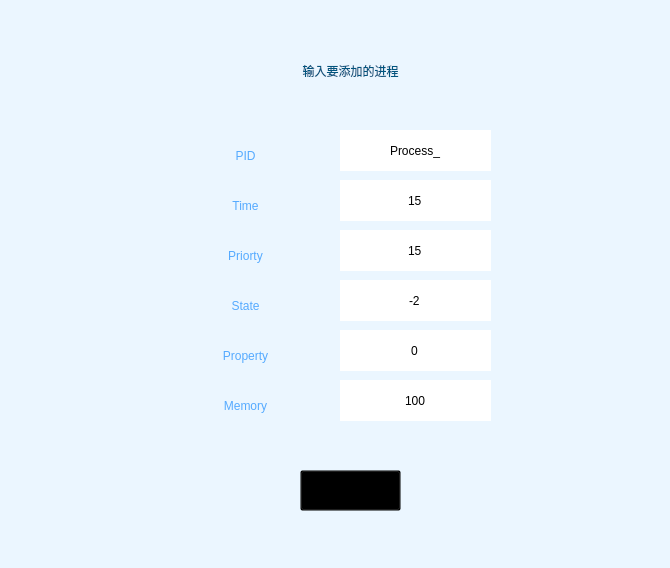
<?xml version="1.0" encoding="UTF-8"?>
<ui version="4.0">
 <class>Form</class>
 <widget class="QWidget" name="Form">
  <property name="geometry">
   <rect>
    <x>0</x>
    <y>0</y>
    <width>670</width>
    <height>568</height>
   </rect>
  </property>
  <property name="windowTitle">
   <string>进程添加</string>
  </property>
  <property name="styleSheet">
   <string notr="true">#Form{background-color: rgb(235, 246, 255);}
#pushButton {
	image:url(icon/6_1.png);
	background-color:transparent; 
}
#pushButton:hover{
	image:url(icon/6_2.png);
}</string>
  </property>
  <widget class="QLabel" name="label">
   <property name="geometry">
    <rect>
     <x>190</x>
     <y>40</y>
     <width>321</width>
     <height>61</height>
    </rect>
   </property>
   <property name="styleSheet">
    <string notr="true">color: rgb(0, 85, 127);
font: 17pt &quot;微软雅黑&quot;;</string>
   </property>
   <property name="text">
    <string>输入要添加的进程</string>
   </property>
   <property name="alignment">
    <set>Qt::AlignCenter</set>
   </property>
  </widget>
  <widget class="QLineEdit" name="lineEdit">
   <property name="geometry">
    <rect>
     <x>340</x>
     <y>130</y>
     <width>151</width>
     <height>41</height>
    </rect>
   </property>
   <property name="styleSheet">
    <string notr="true">background-color: rgb(255, 255, 255);
font: 12pt &quot;微软雅黑&quot;;</string>
   </property>
   <property name="text">
    <string>Process_</string>
   </property>
   <property name="frame">
    <bool>false</bool>
   </property>
   <property name="alignment">
    <set>Qt::AlignCenter</set>
   </property>
   <property name="placeholderText">
    <string/>
   </property>
   <property name="cursorMoveStyle">
    <enum>Qt::LogicalMoveStyle</enum>
   </property>
  </widget>
  <widget class="QLineEdit" name="lineEdit_2">
   <property name="geometry">
    <rect>
     <x>340</x>
     <y>180</y>
     <width>151</width>
     <height>41</height>
    </rect>
   </property>
   <property name="styleSheet">
    <string notr="true">background-color: rgb(255, 255, 255);
font: 12pt &quot;微软雅黑&quot;;</string>
   </property>
   <property name="text">
    <string>15</string>
   </property>
   <property name="frame">
    <bool>false</bool>
   </property>
   <property name="alignment">
    <set>Qt::AlignCenter</set>
   </property>
   <property name="placeholderText">
    <string/>
   </property>
  </widget>
  <widget class="QLineEdit" name="lineEdit_3">
   <property name="geometry">
    <rect>
     <x>340</x>
     <y>230</y>
     <width>151</width>
     <height>41</height>
    </rect>
   </property>
   <property name="styleSheet">
    <string notr="true">background-color: rgb(255, 255, 255);
font: 12pt &quot;微软雅黑&quot;;</string>
   </property>
   <property name="text">
    <string>15</string>
   </property>
   <property name="frame">
    <bool>false</bool>
   </property>
   <property name="alignment">
    <set>Qt::AlignCenter</set>
   </property>
   <property name="placeholderText">
    <string/>
   </property>
  </widget>
  <widget class="QLineEdit" name="lineEdit_4">
   <property name="geometry">
    <rect>
     <x>340</x>
     <y>280</y>
     <width>151</width>
     <height>41</height>
    </rect>
   </property>
   <property name="styleSheet">
    <string notr="true">background-color: rgb(255, 255, 255);
font: 12pt &quot;微软雅黑&quot;;</string>
   </property>
   <property name="text">
    <string>-2</string>
   </property>
   <property name="frame">
    <bool>false</bool>
   </property>
   <property name="alignment">
    <set>Qt::AlignCenter</set>
   </property>
   <property name="placeholderText">
    <string/>
   </property>
  </widget>
  <widget class="QLineEdit" name="lineEdit_5">
   <property name="geometry">
    <rect>
     <x>340</x>
     <y>330</y>
     <width>151</width>
     <height>41</height>
    </rect>
   </property>
   <property name="styleSheet">
    <string notr="true">background-color: rgb(255, 255, 255);
font: 12pt &quot;微软雅黑&quot;;</string>
   </property>
   <property name="text">
    <string>0</string>
   </property>
   <property name="frame">
    <bool>false</bool>
   </property>
   <property name="alignment">
    <set>Qt::AlignCenter</set>
   </property>
   <property name="placeholderText">
    <string/>
   </property>
  </widget>
  <widget class="QLineEdit" name="lineEdit_6">
   <property name="geometry">
    <rect>
     <x>340</x>
     <y>380</y>
     <width>151</width>
     <height>41</height>
    </rect>
   </property>
   <property name="styleSheet">
    <string notr="true">background-color: rgb(255, 255, 255);
font: 12pt &quot;微软雅黑&quot;;</string>
   </property>
   <property name="text">
    <string>100</string>
   </property>
   <property name="frame">
    <bool>false</bool>
   </property>
   <property name="alignment">
    <set>Qt::AlignCenter</set>
   </property>
   <property name="placeholderText">
    <string/>
   </property>
  </widget>
  <widget class="QLabel" name="label_2">
   <property name="geometry">
    <rect>
     <x>150</x>
     <y>130</y>
     <width>191</width>
     <height>51</height>
    </rect>
   </property>
   <property name="styleSheet">
    <string notr="true">color: rgb(85, 170, 255);
font: 15pt &quot;微软雅黑&quot;;</string>
   </property>
   <property name="text">
    <string>PID</string>
   </property>
   <property name="alignment">
    <set>Qt::AlignCenter</set>
   </property>
  </widget>
  <widget class="QLabel" name="label_3">
   <property name="geometry">
    <rect>
     <x>150</x>
     <y>180</y>
     <width>191</width>
     <height>51</height>
    </rect>
   </property>
   <property name="styleSheet">
    <string notr="true">color: rgb(85, 170, 255);
font: 15pt &quot;微软雅黑&quot;;</string>
   </property>
   <property name="text">
    <string>Time</string>
   </property>
   <property name="alignment">
    <set>Qt::AlignCenter</set>
   </property>
  </widget>
  <widget class="QLabel" name="label_4">
   <property name="geometry">
    <rect>
     <x>150</x>
     <y>230</y>
     <width>191</width>
     <height>51</height>
    </rect>
   </property>
   <property name="styleSheet">
    <string notr="true">color: rgb(85, 170, 255);
font: 15pt &quot;微软雅黑&quot;;</string>
   </property>
   <property name="text">
    <string>Priorty</string>
   </property>
   <property name="alignment">
    <set>Qt::AlignCenter</set>
   </property>
  </widget>
  <widget class="QLabel" name="label_5">
   <property name="geometry">
    <rect>
     <x>150</x>
     <y>280</y>
     <width>191</width>
     <height>51</height>
    </rect>
   </property>
   <property name="styleSheet">
    <string notr="true">color: rgb(85, 170, 255);
font: 15pt &quot;微软雅黑&quot;;</string>
   </property>
   <property name="text">
    <string>State</string>
   </property>
   <property name="alignment">
    <set>Qt::AlignCenter</set>
   </property>
  </widget>
  <widget class="QLabel" name="label_6">
   <property name="geometry">
    <rect>
     <x>150</x>
     <y>330</y>
     <width>191</width>
     <height>51</height>
    </rect>
   </property>
   <property name="styleSheet">
    <string notr="true">color: rgb(85, 170, 255);
font: 15pt &quot;微软雅黑&quot;;</string>
   </property>
   <property name="text">
    <string>Property</string>
   </property>
   <property name="alignment">
    <set>Qt::AlignCenter</set>
   </property>
  </widget>
  <widget class="QLabel" name="label_7">
   <property name="geometry">
    <rect>
     <x>150</x>
     <y>380</y>
     <width>191</width>
     <height>51</height>
    </rect>
   </property>
   <property name="styleSheet">
    <string notr="true">color: rgb(85, 170, 255);
font: 15pt &quot;微软雅黑&quot;;</string>
   </property>
   <property name="text">
    <string>Memory</string>
   </property>
   <property name="alignment">
    <set>Qt::AlignCenter</set>
   </property>
  </widget>
  <widget class="QPushButton" name="pushButton">
   <property name="geometry">
    <rect>
     <x>300</x>
     <y>470</y>
     <width>101</width>
     <height>41</height>
    </rect>
   </property>
   <property name="text">
    <string/>
   </property>
  </widget>
 </widget>
 <resources/>
 <connections/>
</ui>
